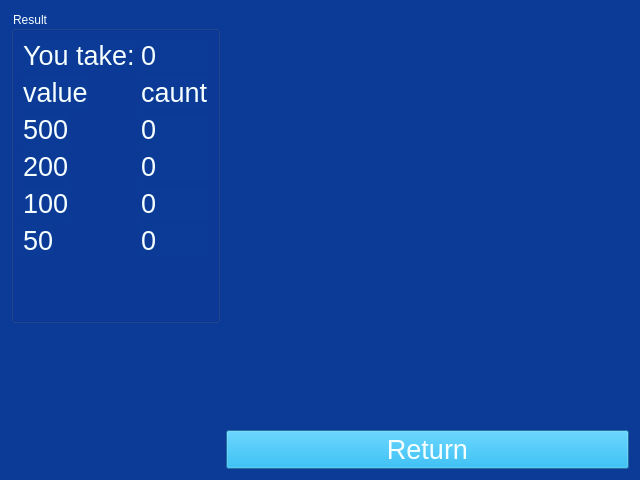
<?xml version="1.0" encoding="UTF-8"?>
<ui version="4.0">
 <class>GetResult</class>
 <widget class="QDialog" name="GetResult">
  <property name="geometry">
   <rect>
    <x>0</x>
    <y>0</y>
    <width>640</width>
    <height>480</height>
   </rect>
  </property>
  <property name="windowTitle">
   <string>Dialog</string>
  </property>
  <property name="styleSheet">
   <string notr="true">background-color: rgb(11, 58, 151);</string>
  </property>
  <layout class="QFormLayout" name="formLayout_2">
   <item row="0" column="0">
    <widget class="QGroupBox" name="groupBox">
     <property name="styleSheet">
      <string notr="true">color: rgb(246, 255, 255);</string>
     </property>
     <property name="title">
      <string>Result</string>
     </property>
     <layout class="QFormLayout" name="formLayout">
      <item row="0" column="0">
       <widget class="QLabel" name="label_13">
        <property name="font">
         <font>
          <pointsize>20</pointsize>
          <weight>50</weight>
          <bold>false</bold>
         </font>
        </property>
        <property name="styleSheet">
         <string notr="true">color: rgb(246, 255, 255);</string>
        </property>
        <property name="text">
         <string>You take:</string>
        </property>
       </widget>
      </item>
      <item row="0" column="1">
       <widget class="QLabel" name="lCash">
        <property name="font">
         <font>
          <pointsize>20</pointsize>
          <weight>50</weight>
          <bold>false</bold>
         </font>
        </property>
        <property name="styleSheet">
         <string notr="true">color: rgb(246, 255, 255);</string>
        </property>
        <property name="text">
         <string>0</string>
        </property>
       </widget>
      </item>
      <item row="2" column="0">
       <widget class="QLabel" name="label_15">
        <property name="font">
         <font>
          <pointsize>20</pointsize>
          <weight>50</weight>
          <bold>false</bold>
         </font>
        </property>
        <property name="styleSheet">
         <string notr="true">color: rgb(246, 255, 255);</string>
        </property>
        <property name="text">
         <string>500</string>
        </property>
       </widget>
      </item>
      <item row="2" column="1">
       <widget class="QLabel" name="lM500">
        <property name="font">
         <font>
          <pointsize>20</pointsize>
          <weight>50</weight>
          <bold>false</bold>
         </font>
        </property>
        <property name="styleSheet">
         <string notr="true">color: rgb(246, 255, 255);</string>
        </property>
        <property name="text">
         <string>0</string>
        </property>
       </widget>
      </item>
      <item row="1" column="0">
       <widget class="QLabel" name="label_17">
        <property name="font">
         <font>
          <pointsize>20</pointsize>
          <weight>50</weight>
          <bold>false</bold>
         </font>
        </property>
        <property name="styleSheet">
         <string notr="true">color: rgb(246, 255, 255);</string>
        </property>
        <property name="text">
         <string>value</string>
        </property>
       </widget>
      </item>
      <item row="1" column="1">
       <widget class="QLabel" name="label_18">
        <property name="font">
         <font>
          <pointsize>20</pointsize>
          <weight>50</weight>
          <bold>false</bold>
         </font>
        </property>
        <property name="styleSheet">
         <string notr="true">color: rgb(246, 255, 255);</string>
        </property>
        <property name="text">
         <string>caunt</string>
        </property>
       </widget>
      </item>
      <item row="3" column="0">
       <widget class="QLabel" name="label_19">
        <property name="font">
         <font>
          <pointsize>20</pointsize>
          <weight>50</weight>
          <bold>false</bold>
         </font>
        </property>
        <property name="styleSheet">
         <string notr="true">color: rgb(246, 255, 255);</string>
        </property>
        <property name="text">
         <string>200</string>
        </property>
       </widget>
      </item>
      <item row="3" column="1">
       <widget class="QLabel" name="lM200">
        <property name="font">
         <font>
          <pointsize>20</pointsize>
          <weight>50</weight>
          <bold>false</bold>
         </font>
        </property>
        <property name="styleSheet">
         <string notr="true">color: rgb(246, 255, 255);</string>
        </property>
        <property name="text">
         <string>0</string>
        </property>
       </widget>
      </item>
      <item row="4" column="1">
       <widget class="QLabel" name="lM100">
        <property name="font">
         <font>
          <pointsize>20</pointsize>
          <weight>50</weight>
          <bold>false</bold>
         </font>
        </property>
        <property name="styleSheet">
         <string notr="true">color: rgb(246, 255, 255);</string>
        </property>
        <property name="text">
         <string>0</string>
        </property>
       </widget>
      </item>
      <item row="4" column="0">
       <widget class="QLabel" name="label_22">
        <property name="font">
         <font>
          <pointsize>20</pointsize>
          <weight>50</weight>
          <bold>false</bold>
         </font>
        </property>
        <property name="styleSheet">
         <string notr="true">color: rgb(246, 255, 255);</string>
        </property>
        <property name="text">
         <string>100</string>
        </property>
       </widget>
      </item>
      <item row="5" column="0">
       <widget class="QLabel" name="label_23">
        <property name="font">
         <font>
          <pointsize>20</pointsize>
          <weight>50</weight>
          <bold>false</bold>
         </font>
        </property>
        <property name="styleSheet">
         <string notr="true">color: rgb(246, 255, 255);</string>
        </property>
        <property name="text">
         <string>50</string>
        </property>
       </widget>
      </item>
      <item row="5" column="1">
       <widget class="QLabel" name="lM50">
        <property name="font">
         <font>
          <pointsize>20</pointsize>
          <weight>50</weight>
          <bold>false</bold>
         </font>
        </property>
        <property name="styleSheet">
         <string notr="true">color: rgb(246, 255, 255);</string>
        </property>
        <property name="text">
         <string>0</string>
        </property>
       </widget>
      </item>
     </layout>
    </widget>
   </item>
   <item row="0" column="1">
    <spacer name="horizontalSpacer">
     <property name="orientation">
      <enum>Qt::Horizontal</enum>
     </property>
     <property name="sizeHint" stdset="0">
      <size>
       <width>360</width>
       <height>312</height>
      </size>
     </property>
    </spacer>
   </item>
   <item row="3" column="1">
    <widget class="QPushButton" name="pushButton_2">
     <property name="font">
      <font>
       <pointsize>20</pointsize>
      </font>
     </property>
     <property name="styleSheet">
      <string notr="true">background-color: rgb(1, 174, 238);
color: rgb(246, 255, 255);</string>
     </property>
     <property name="text">
      <string>Return</string>
     </property>
    </widget>
   </item>
   <item row="1" column="1">
    <spacer name="verticalSpacer">
     <property name="orientation">
      <enum>Qt::Vertical</enum>
     </property>
     <property name="sizeHint" stdset="0">
      <size>
       <width>20</width>
       <height>40</height>
      </size>
     </property>
    </spacer>
   </item>
   <item row="2" column="1">
    <spacer name="verticalSpacer_2">
     <property name="orientation">
      <enum>Qt::Vertical</enum>
     </property>
     <property name="sizeHint" stdset="0">
      <size>
       <width>20</width>
       <height>40</height>
      </size>
     </property>
    </spacer>
   </item>
  </layout>
 </widget>
 <resources/>
 <connections/>
</ui>
